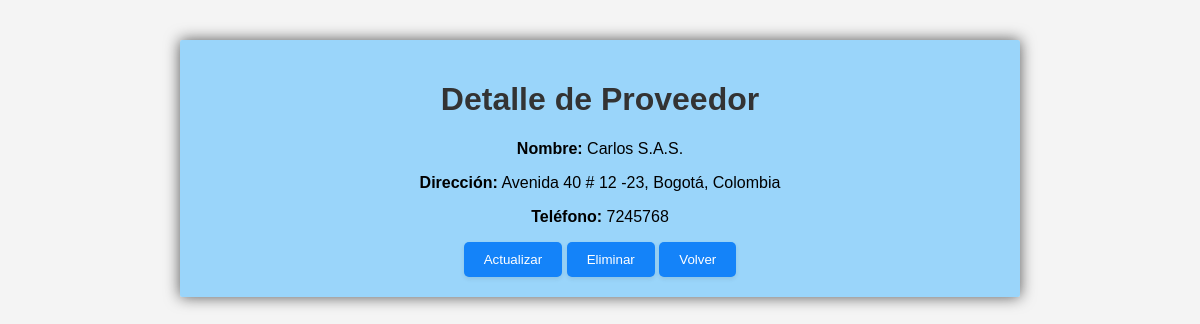
/proveedores/5/, run on the app's committed database.
### sgi_app/models.py (models this page shows, shortened)
class Proveedor(models.Model):
    nombre = models.CharField(max_length=100)
    direccion = models.CharField(max_length=200)
    telefono = models.CharField(max_length=15)

### sgi_app/views.py (the view)
# urls.py: path('proveedores/<int:pk>/', detalle_proveedor, name='detalle_proveedor'),
def detalle_proveedor(request, pk):
    proveedor = get_object_or_404(Proveedor, pk=pk)
    return render(request, 'detalle_proveedor.html', {'proveedor': proveedor})

### sgi_app/templates/detalle_proveedor.html (shortened to what this page needs)
{% load static %}
<!DOCTYPE html>
<html lang="es">
<head>
    <link rel="stylesheet" type="text/css" href="{% static 'sgi_app/styles.css' %}">
</head>
<body>
    <div class="container">
        <h1>Detalle de Proveedor</h1>
        <p><strong>Nombre:</strong> {{ proveedor.nombre }}</p>
        <p><strong>Dirección:</strong> {{ proveedor.direccion }}</p>
        <p><strong>Teléfono:</strong> {{ proveedor.telefono }}</p>
        <a href="{% url 'actualizar_proveedor' proveedor.id %}"><button>Actualizar</button></a>
        <a href="{% url 'eliminar_proveedor' proveedor.id %}"><button>Eliminar</button></a>
        <a href="{% url 'lista_proveedores' %}"><button>Volver</button></a>
    </div>
</body>
</html>

### sgi_app/static/sgi_app/styles.css (style rules this page uses)
body { font-family: Arial, sans-serif; margin: 20px; padding: 20px; background-color: #f4f4f4; }
.container { max-width: 800px; margin: 0 auto; background-color: #8fd1fbe2; padding: 20px; border-radius: 2px; box-shadow: 0 0 15px rgba(0, 0, 0, 0.656); text-align: center; }
h1, h2 { text-align: center; }
h1 { color: #333; }
button { padding: 10px 20px; background-color: #1483f9; color: #fff; border: none; border-radius: 5px; cursor: pointer; box-shadow: 0 2px 4px rgba(42, 40, 40, 0.1); }

### data on the page
Proveedor: nombre "Carlos S.A.S.", direccion "Avenida 40 # 12 -23, Bogotá, Colombia", telefono "7245768"
